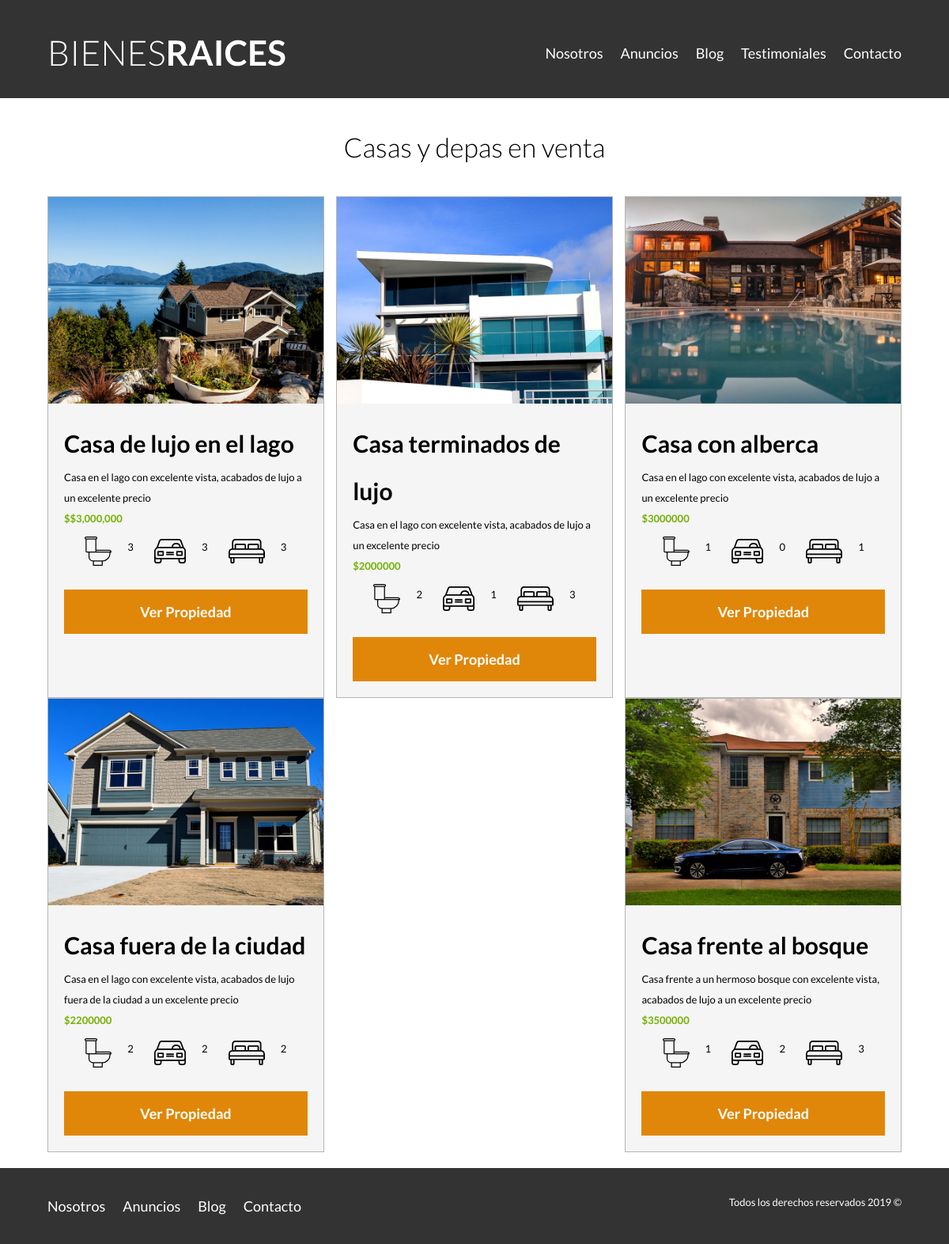
The app's page /anuncios.php with its own data.
### tables this page shows
CREATE TABLE `propiedades` (
  `id_Propiedad` int(11) NOT NULL,
  `nombre` varchar(50) NOT NULL,
  `precio` varchar(20) NOT NULL,
  `eslogan` varchar(100) NOT NULL,
  `descripcion` text NOT NULL,
  `recamaras` tinyint(3) UNSIGNED NOT NULL,
  `banios` tinyint(3) UNSIGNED NOT NULL,
  `cajones` tinyint(3) UNSIGNED NOT NULL,
  `imagen` varchar(50) NOT NULL
);

### anuncios.php (the view)
    <?php
        include_once "header.php";
        include_once "includes/funciones/bd_conexion.php";
    ?>
    <main class="seccion contenedor">
        <h2 class="fw300 centrar-texto">Casas y depas en venta</h2>
        <div class="contenedor-anuncios">
            <?php
                try {
                    $sql = "SELECT * FROM propiedades";
                    $resultado = $conn->query($sql);
                } catch (Exception $e) {
                    $error = $e->getMessage();
                    echo $error;
                }
                while($propiedad = $resultado->fetch_assoc()){
            ?>
                    <div class="anuncio">
                        <img src="img/<?php echo $propiedad['imagen'];?>" alt="Casa en el lago">
                        <div class="contenido-anuncio">
                            <h3><?php echo $propiedad['nombre'];?></h3>
                            <p><?php echo $propiedad['eslogan'];?></p>
                            <p class="precio">$<?php echo $propiedad['precio'];?></p>
                            <ul class="icono-caracteristicas">
                                <li>
                                    <img src="img/icono_wc.svg" alt="icono wc">
                                    <p><?php echo $propiedad['banios'];?></p>
                                </li>
                                <li>
                                    <img src="img/icono_estacionamiento.svg" alt="icono estacionamiento">
                                    <p><?php echo $propiedad['cajones'];?></p>
                                </li>
                                <li>
                                    <img src="img/icono_dormitorio.svg" alt="icono dormitorio">
                                    <p><?php echo $propiedad['recamaras'];?></p>
                                </li>
                            </ul>
                            <a href="anuncio.php?id=<?php echo $propiedad['id_Propiedad']; ?>" class="boton boton-amarillo d-block">Ver Propiedad</a>
                        </div>
                    </div>
            <?php
                }
            ?>
        </div>
    </main>
    <?php
        include_once "footer.php"
    ?>
</html>

### header.php (shortened to what this page needs)
<!DOCTYPE html>
<html lang="en">
<head>
    <link rel="stylesheet" href="css/normalize.css">
    <link rel="stylesheet" href="css/styles.css">
</head>
<body>
    <header class="site-header">
        <div class="contenedor contenido-header">
            <div class="barra">
                <a href="./">
                    <img src="img/logo.svg" alt="Bienes raices">
                </a>
                <nav class="navegacion" id="navegacion">
                    <a href="nosotros.php">Nosotros</a>
                    <a href="anuncios.php">Anuncios</a>
                    <a href="blog.php">Blog</a>
                    <a href="testimoniales.php">Testimoniales</a>
                    <a href="contacto.php">Contacto</a>
                </nav>
            </div>
        </div>
    </header>

### footer.php
    <footer class="site-footer seccion">
        <div class="contenedor contenedor-footer">
            <nav class="navegacion">
                <a href="nosotros.php">Nosotros</a>
                <a href="anuncios.php">Anuncios</a>
                <a href="blog.php">Blog</a>
                <a href="contacto.php">Contacto</a>
            </nav>
            <p class="copyright">Todos los derechos reservados 2019 &copy;</p>
        </div>
    </footer>
</body>

### css/styles.css (style rules this page uses)
html { box-sizing: border-box; font-size: 62.5%; }
*, *:before, *:after { box-sizing: inherit; }
body { font-family: 'Lato', sans-serif; line-height: 2; }
img { max-width: 100%; display: block; margin: auto; }
.contenedor { width: 90%; max-width: 120rem; margin: 0 auto; }
h2 { font-size: 3.4rem; }
h3 { font-size: 3rem; }
p { font-size: 1.3rem; }
.seccion { margin-top: 2rem; margin-bottom: 2rem; }
.fw300 { font-weight: 300; }
.centrar-texto { text-align: center; }
.d-block { display: block!important; }
.boton { color: white; font-weight: 700; font-size: 1.8rem; text-decoration: none; padding: 1rem 3rem; margin-top: 3rem; display: inline-block; text-align: center; border: none; }
@media (min-width: 768px) { .boton { display: inline-block; flex: 0 0 auto; } }
.boton-amarillo { background-color: #e08709; }
.site-header { background-color: #333333; padding: 1rem 0 3rem 0; }
.contenido-header { height: 100%; display: flex; flex-direction: column; justify-content: space-between; text-align: center; }
@media (min-width: 768px) { .contenido-header { text-align: left; } }
.barra { padding-top: 3rem; }
@media (min-width: 768px) { .barra { display: flex; justify-content: space-between; align-items: center; } }
.navegacion a { color: white; text-decoration: none; font-size: 2.2rem; display: block; }
@media (min-width: 768px) { .navegacion a { display: inline-block; margin-right: 2rem; font-size: 1.8rem; } }
.navegacion a:last-of-type { margin: 0rem; }
.navegacion { display: none; }
@media (min-width: 768px) { .navegacion { display: block } }
@media (min-width: 768px) { .contenedor-anuncios { display: flex; justify-content: space-between; flex-wrap: wrap; } }
.anuncio { border: 1px solid #b5b5b5; background: #f5f5f5; }
@media (min-width: 768px) { .anuncio { flex: 0 0 calc(33.3% - 1rem); } }
.contenido-anuncio { padding: 2rem; }
.contenido-anuncio h3, .contenido-anuncio p { margin: 0; }
.precio { color: #71b100; font-weight: 700; }
.icono-caracteristicas { list-style: none; padding: 0; display: flex; justify-content: space-evenly; flex: 1; max-width: 500px; }
.icono-caracteristicas li { display: flex; }
.icono-caracteristicas li img { margin-right: 2rem; }
.site-footer { background-color: #333333; margin: 0; }
.contenedor-footer { padding: 3rem 0; text-align: center; }
@media (min-width: 768px) { .contenedor-footer { display: flex; justify-content: space-between; } }
.site-footer nav { display: none; }
@media (min-width: 768px) { .site-footer nav { display: block; } }
.copyright { margin: 0; color: white; }

### records on screen
propiedades: imagen (picture), nombre "Casa de lujo en el lago", eslogan "Casa en el lago con excelente vista, acabados de lujo a un excelente precio", precio "$3,000,000", banios "3", cajones "3", recamaras "3"
propiedades: imagen (picture), nombre "Casa terminados de lujo", eslogan "Casa en el lago con excelente vista, acabados de lujo a un excelente precio", precio "2000000", banios "2", cajones "1", recamaras "3"
propiedades: imagen (picture), nombre "Casa con alberca", eslogan "Casa en el lago con excelente vista, acabados de lujo a un excelente precio", precio "3000000", banios "1", cajones "0", recamaras "1"
propiedades: imagen (picture), nombre "Casa fuera de la ciudad", eslogan "Casa en el lago con excelente vista, acabados de lujo fuera de la ciudad a un excelente precio", precio "2200000", banios "2", cajones "2", recamaras "2"
propiedades: imagen (picture), nombre "Casa frente al bosque", eslogan "Casa frente a un hermoso bosque con excelente vista, acabados de lujo a un excelente precio", precio "3500000", banios "1", cajones "2", recamaras "3"
